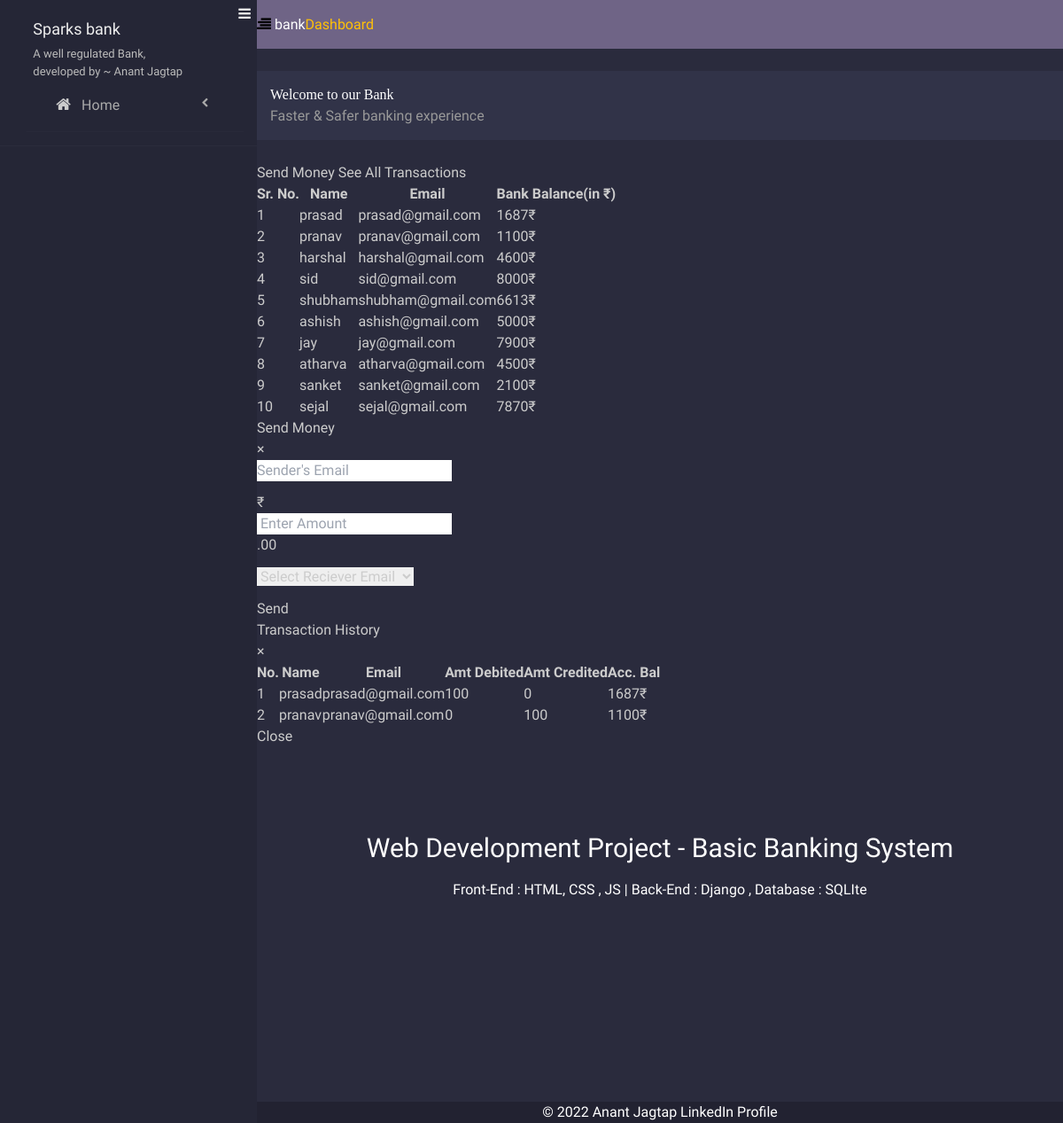
The app's page /customers/ with its own data.
### tsf_app/models.py (models this page shows, shortened)
class CustomerDetail(models.Model):
    name = models.CharField(max_length=30)
    email = models.EmailField(max_length=30)
    available_balance = models.IntegerField()

class TransactionDetail(models.Model):
    name = models.CharField(max_length=30)
    email = models.EmailField(max_length=30)
    debit_amount = models.IntegerField()
    credit_amount = models.IntegerField()
    account_balance = models.IntegerField()

### tsf_app/views.py (the view, shortened to what this page needs)
# urls.py: path('customers/',customers,name='customers')
def customers(request):
    customers = CustomerDetail.objects.all()
    trans = TransactionDetail.objects.all()
    context={
        'customers':customers,
        'trans':trans
    }
    return render(request,'tsf_app/customers_page.html',context)

### tsf_app/templates/tsf_app/customers_page.html (shortened to what this page needs)
{% load static %}
<!DOCTYPE html>
<head>
    <link href="https://unpkg.com/tailwindcss@^2/dist/tailwind.min.css" rel="stylesheet">
    <link rel="stylesheet"
        href="https://unpkg.com/bootstrap-material-design@4.1.1/dist/css/bootstrap-material-design.min.css">
    <link rel="stylesheet" href="https://maxcdn.bootstrapcdn.com/font-awesome/4.7.0/css/font-awesome.min.css">
    <link rel="stylesheet" href="{% static 'tsf_app/css/style.css' %}">
</head>
<body>
    <aside class="side-nav" id="show-side-navigation1">
        <i class="fa fa-bars close-aside hidden-sm hidden-md hidden-lg" data-close="show-side-navigation1"></i>
        <div class="heading">
            <div class="info">
                <h3><a href="#">Sparks bank</a></h3>
                <p>A well regulated Bank, developed by ~ Anant Jagtap</p>
            </div>
            <ul class="categories">
                <li><i class="fa fa-home fa-fw" aria-hidden="true"></i><a href="{% url 'home' %}">
                        Home</a>
                </li>
            </ul>
    </aside>
    <section id="contents">
        <nav class="navbar navbar-default">
            <div class="container-fluid">
                <div class="navbar-header">
                    <button type="button" class="navbar-toggle collapsed" data-toggle="collapse"
                        data-target="#bs-example-navbar-collapse-1" aria-expanded="false">
                        <i class="fa fa-align-right"></i>
                    </button>
                    <a class="navbar-brand" href="#">bank<span class="main-color">Dashboard</span></a>
                </div>
            </div>
        </nav>
        <div class="welcome">
            <div class="container-fluid">
                <div class="row">
                    <div class="col-md-12">
                        <div class="content">
                            <h2>Welcome to our Bank</h2>
                            <p>Faster & Safer banking experience</p>
                        </div>
                    </div>
                </div>
            </div>
        </div>
        <section class="statistics">
            <button class="btn btn-info" data-toggle="modal" data-target="#sendMoney">Send Money</button>
            <a class="btn btn-info" href="" data-toggle="modal" data-target="#transactionHistory">See All Transactions</a>
            <div class="container-fluid">
                <table class="table table-hover table-bordered">
                    <thead>
                        <tr class="table-light">
                            <th scope="col">Sr. No.</th>
                            <th scope="col">Name</th>
                            <th scope="col">Email</th>
                            <th scope="col">Bank Balance(in ₹)</th>
                        </tr>
                    </thead>
                    <tbody>
                        {% for abc in customers %}
                        <tr>
                            <td>{{abc.id}}</td>
                            <td>{{abc.name}}</td>
                            <td>{{abc.email}}</td>
                            <td>{{abc.available_balance}}₹</td>
                        </tr>
                        {% endfor %}
                    </tbody>
                </table>
            </div>
            <div class="modal fade" id="sendMoney" tabindex="-1" role="dialog" aria-labelledby="exampleModalLabel"
        aria-hidden="true" >
        <div class="modal-dialog" role="document">
            <div class="modal-content">
                <div class="modal-header">
                    <h5 class="modal-title" id="exampleModalLabel">Send Money</h5>
                    <button type="button" class="close" data-dismiss="modal" aria-label="Close">
                        <span aria-hidden="true">&times;</span>
                    </button>
                </div>
                <form action="{% url 'customers' %}" method="POST">{% csrf_token %}
                    <div class="modal-body">
                        <div class="input-group mb-3">
                            <input type="email" id="enterName" class="form-control" placeholder="Sender's Email"
                                aria-label="Recipient's username" aria-describedby="basic-addon2" name="semail">
                        </div>
                        <div class="input-group mb-3">
                            <div class="input-group-prepend">
                                <span class="input-group-text">₹</span>
                            </div>
                            <input type="text" name="amt" id="enterAmount" class="form-control"
                                placeholder=" Enter Amount" aria-label="Amount (to the nearest dollar)">
                            <div class="input-group-append">
                                <span class="input-group-text">.00</span>
                            </div>
                        </div>
                        <div class="input-group mb-3">
                            <div class="input-group-prepend">
                                <select class="form-control" aria-label=".form-select-sm example" id="email"
                                    name="email">
                                    <option value="pranav@gmail.com">Select Reciever Email</option>
                                </select>
                            </div>
                        </div>
                    </div>
                    <div class="modal-footer">
                        <button type="submit" class="btn btn-secondary">Send</button>
                    </div>
                </form>
            </div>
        </div>
    </div>
    <div class="modal fade" id="transactionHistory" tabindex="0" role="dialog" aria-labelledby="exampleModalLabel"
        aria-hidden="true">
        <div class="modal-dialog modal-lg" role="document">
            <div class="modal-content">
                <div class="modal-header">
                    <h5 class="modal-title" id="exampleModalLabel">Transaction History</h5>
                    <button type="button" class="close" data-dismiss="modal" aria-label="Close">
                        <span aria-hidden="true">&times;</span>
                    </button>
                </div>
                <div class="modal-body">
                    <div class="container">
                        <div class="table-responsive">
                            <table class="table table-hover table-bordered">
                                <thead>
                                    <tr>
                                        <th>No.</th>
                                        <th>Name</th>
                                        <th>Email</th>
                                        <th>Amt Debited</th>
                                        <th>Amt Credited</th>
                                        <th>Acc. Bal</th>
                                    </tr>
                                </thead>
                                <tbody>
                                    {% for i in trans %}
                                    <tr>
                                        <td>{{forloop.counter}}</td>
                                        <td>{{i.name}}</td>
                                        <td>{{i.email}}</td>
                                        <td>{{i.debit_amount}}</td>
                                        <td>{{i.credit_amount}}</td>
                                        <td>{{i.account_balance}}₹</td>
                                    </tr>
                                    {% endfor %}
                                </tbody>
                            </table>
                        </div>
                    </div>
                </div>
                <div class="modal-footer">
                    <button type="button" class="btn btn-danger" data-dismiss="modal">Close</button>
                </div>
            </div>
        </div>
    </div>
        </section>
        <section class="text-gray-600 body-font">
            <div class="container px-5 py-24 mx-auto">
                <div class="text-center mb-20">
                    <h1 class="sm:text-3xl text-2xl font-medium text-center title-font text-gray-900 mb-4">Web
                        Development Project - Basic Banking System</h1>
                    <p class="text-base leading-relaxed xl:w-2/4 lg:w-3/4 mx-auto">Front-End : HTML, CSS , JS | Back-End
                        : Django , Database : SQLIte </p>
                </div>
            </div>
        </section>
        <div class="content">
        </div>
        <div class="text-center" style="background-color: rgba(0, 0, 0, 0.2)">
            © 2022 Anant Jagtap
            <a class="text-dark"
                href="https://www.linkedin.com/in/anant-jagtap-216162205">LinkedIn
                Profile</a>
        </div>
</body>
</html>

### tsf_app/static/tsf_app/css/style.css (style rules this page uses)
* { padding: 0; margin: 0; -webkit-box-sizing: border-box; -moz-box-sizing: border-box; box-sizing: border-box; font-family: 'Droid Sans', sans-serif; outline: none; }
body { background-color: #2a2b3d }
#contents { position: relative; transition: .3s; margin-left: 290px; background-color: #2a2b3d; }
.side-nav { float: left; height: 100%; width: 290px; background-color: #252636; color: #CCC; -webkit-transform: translateX(0); -moz-transform: translateX(0); transform: translateX(0); -webkit-transition: all .3s ease-in-out; -moz-transition: all .3s ease-in-out; transition: .3s; position: fixed; top: 0; left: 0; overflow: auto; z-index: 9999999 }
.side-nav .close-aside { position: absolute; top: 7px; right: 7px; cursor: pointer; color: #EEE; }
.side-nav .heading { background-color: #252636; padding: 15px 15px 15px 30px; overflow: hidden; border-bottom: 1px solid #2a2b3c }
.side-nav .info { float: left; width: 69%; margin-left: 3%; }
.side-nav .heading .info>h3 { margin: 0 0 5px }
.side-nav .heading .info>h3>a { color: #EEE; font-weight: 100; margin-top: 4px; display: block; text-decoration: none; font-size: 18px; }
.side-nav .heading .info>p { color: #BBB; font-size: 13px; }
.side-nav .categories>li { padding: 17px 40px 17px 30px; overflow: hidden; border-bottom: 1px solid rgba(255, 255, 255, 0.02); cursor: pointer; }
.side-nav .categories>li>a { color: #AAA; text-decoration: none; }
.side-nav .categories>li>i { font-size: 18px; margin-right: 5px }
.side-nav .categories>li>a:after { content: "\f053"; font-family: fontAwesome; font-size: 11px; line-height: 1.8; float: right; color: #AAA; -webkit-transition: all .3s ease-in-out; -moz-transition: all .3s ease-in-out; transition: all .3s ease-in-out; }
.welcome { color: #CCC; }
.welcome .content { background-color: #313348; padding: 15px; margin-top: 25px; }
.welcome h2 { font-family: Calibri; font-weight: 100; margin-top: 0 }
.welcome p { color: #999; }
.statistics { margin-top: 25px; color: #CCC; }
.main-color { color: #ffc107 }
.navbar-default { background-color: #6f6486 !important; border: none !important; border-radius: 0 !important; margin: 0 !important }
.navbar-default .navbar-brand { color: #FFF !important }
.navbar-default .navbar-brand { line-height: 55px !important; padding: 0 !important }
.navbar>.container .navbar-brand, .navbar>.container-fluid .navbar-brand { margin: 0 !important }

### tsf_app/templates/tsf_app/customers_page.html (style rules this page uses)
.container { width: 100%; }
.content { padding: 25px; color: white; }
.text-center { color: white; }

### records on screen
CustomerDetail: id "1", name "prasad", email "prasad@gmail.com", available_balance "1687"
CustomerDetail: id "2", name "pranav", email "pranav@gmail.com", available_balance "1100"
CustomerDetail: id "3", name "harshal", email "harshal@gmail.com", available_balance "4600"
CustomerDetail: id "4", name "sid", email "sid@gmail.com", available_balance "8000"
CustomerDetail: id "5", name "shubham", email "shubham@gmail.com", available_balance "6613"
CustomerDetail: id "6", name "ashish", email "ashish@gmail.com", available_balance "5000"
CustomerDetail: id "7", name "jay", email "jay@gmail.com", available_balance "7900"
CustomerDetail: id "8", name "atharva", email "atharva@gmail.com", available_balance "4500"
CustomerDetail: id "9", name "sanket", email "sanket@gmail.com", available_balance "2100"
CustomerDetail: id "10", name "sejal", email "sejal@gmail.com", available_balance "7870"
TransactionDetail: name "prasad", email "prasad@gmail.com", debit_amount "100", credit_amount "0", account_balance "1687"
TransactionDetail: name "pranav", email "pranav@gmail.com", debit_amount "0", credit_amount "100", account_balance "1100"
